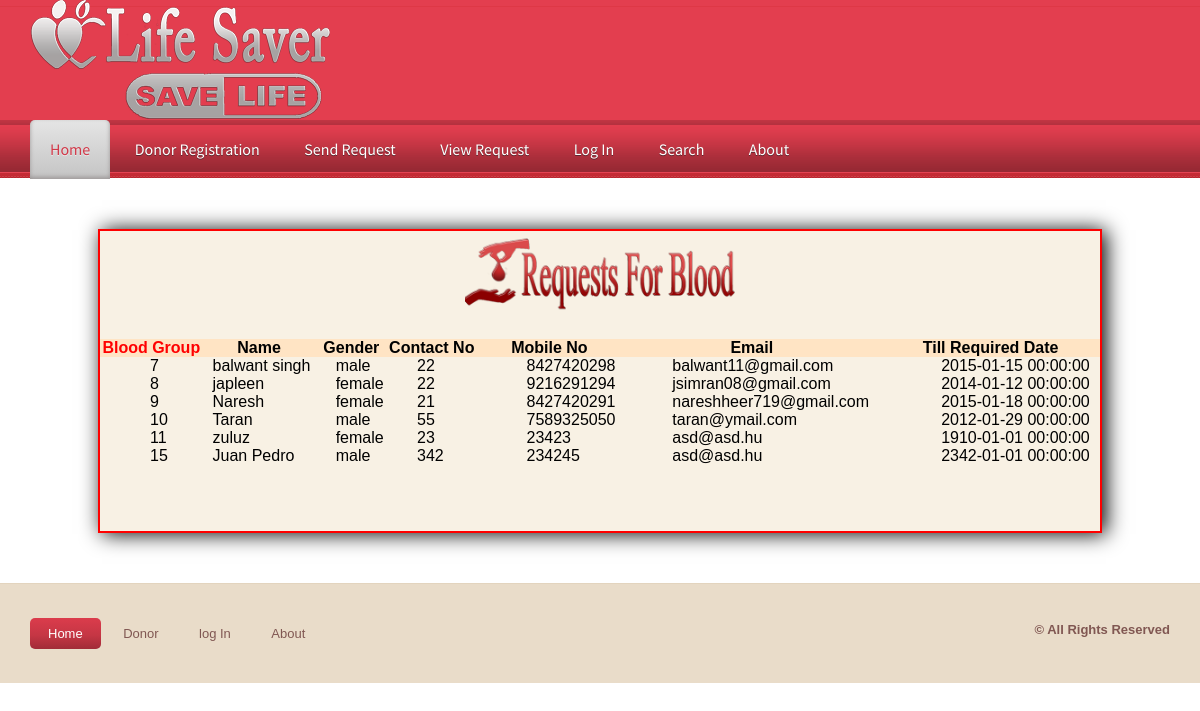
Screenshot of /viewrequest.php with the database file from the repository.
### tables this page shows
CREATE TABLE `requestes` (
  `req_id` int(100) NOT NULL AUTO_INCREMENT,
  `name` varchar(100) NOT NULL,
  `gender` varchar(100) NOT NULL,
  `age` varchar(100) NOT NULL,
  `mobile` varchar(100) NOT NULL,
  `email` varchar(100) NOT NULL,
  `bgroup` int(100) NOT NULL,
  `reqdate` datetime NOT NULL,
  `detail` varchar(500) NOT NULL,
  PRIMARY KEY (`req_id`)
);

### www/viewrequest.php (the view, shortened to what this page needs)
<!DOCTYPE html PUBLIC "-//W3C//DTD XHTML 1.0 Transitional//EN" "http://www.w3.org/TR/xhtml1/DTD/xhtml1-transitional.dtd">
<html xmlns="http://www.w3.org/1999/xhtml">
<head>
<link href="css/lightbox.css" rel="stylesheet" />
    <link href="StyleSheet.css" rel="stylesheet" type="text/css" />
<link href="css/style.css" rel="stylesheet" type="text/css" media="all" />
<link href="css/flexslider.css" rel="stylesheet" type="text/css" media="all" />
</head>
<body>
<?php include('donor/function.php'); ?>
 <div class="h_bg">
<div class="wrap">
<div class="header">
		<div class="logo">
			<h1><a href="index.php"><img src="Images/logo.png" alt=""></a></h1>
		</div>
	</div>
</div>
</div>
<div class="nav_bg">
<div class="wrap">
		<?php require('header.php');?>
	</div>
<div style="height:300px; width:1000px; margin:auto; margin-top:50px; margin-bottom:50px; background-color:#f8f1e4; border:2px solid red; box-shadow:4px 1px 20px black;">
     <form method="post" enctype="multipart/form-data">
 <table cellpadding="20" cellspacing="20" width="1000px" height="200px"  style="margin:auto" >
   <tr><td colspan="7" align="center"><img src="Images/brequest.png" height="90px" /></td></tr>
   <tr><td>&nbsp;</td><td>&nbsp;</td></tr>
 <tr style="background-color:bisque" align="center" class="bold">
             <td class="bold" style="color:red"  >Blood Group</td><td align="center">Name</td><td align="center">Gender</td><td align="center">Contact No</td><td align="center">Mobile No</td><td align="center">Email</td>
            <td align="center">Till Required Date</td>
        </tr>
<?php
$cn=mysqli_connect("db","user","test","myDb");
$s="select * from requestes";
	$result=mysqli_query($cn,$s);
	while($data=mysqli_fetch_array($result))
	{
				echo"<tr><td  style=' padding-left:50px'>$data[0]</td><td  style=' padding-left:10px'>$data[1]</td><td  style=' padding-left:20px'>$data[2]</td><td  style=' padding-left:30px'>$data[3]</td><td  style=' padding-left:50px'>$data[4]</td><td  style=' padding-left:50px'>$data[5]</td><td  style=' padding-left:60px'>$data[7]</td></tr>";
			}
			?>
</table>
</form>
        </div>
<div class="ftr-bg">
<div class="wrap">
<div class="footer">
	<div class="f_nav">
		<ul>
			<li class="active"><a href="index.php">Home</a></li>
			<li><a href="donar.php">Donor</a></li>
            <li><a href="login.php">log In</a></li>
            <li><a href="aboutus.php">About</a></li>
            </ul>
	</div>
		<div class="copy">
			<p class="title">© All Rights Reserved </p>
		</div>
</div>
</div>
</div>
</body>
</html>

### www/css/lightbox.css (style rules this page uses)
body:after { content: url(../img/close.png) url(../img/loading.gif) url(../img/prev.png) url(../img/next.png); display: none; }

### www/StyleSheet.css (style rules this page uses)
.title { font-weight:bold; color:#805752; font-size: 16px; text-align: left; padding-left: 20px; }
.bold { font-weight:bold; }

### www/css/style.css (style rules this page uses)
html,body,div,span,applet,object,iframe,h1,h2,h3,h4,h5,h6,p,blockquote,pre,a,abbr,acronym,address,big,cite,code,del,dfn,em,img,ins,kbd,q,s,samp,small,strike,strong,sub,sup,tt,var,b,u,i,dl,dt,dd,ol,nav ul,nav li,fieldset,form,label,legend,table,caption,tbody,tfoot,thead,tr,th,td,article,aside,canvas,details,embed,figure,figcaption,footer,header,hgroup,menu,nav,output,ruby,section,summary,time,mark,audio,video { margin:0;padding:0;border:0;font-size:100%;font:inherit;vertical-align:baseline; }
ol,ul { list-style:none;margin:0;padding:0; }
table { border-collapse:collapse;border-spacing:0; }
a { text-decoration:none; }
img { max-width:100%; }
body { font-family: Arial, Geneva,Helvetica, sans-serif; font-size: 100%; }
.wrap { margin:0 auto; width:80%; }
.h_bg { background: url('../images/h_bg.png') repeat-x ; }
.nav_bg { background: url('../images/nav_bg.png') center 0 repeat-x #CF797E; height:58px; }
.ftr-bg { background: #E9DCC9; border-top: 1px solid rgba(214, 195, 167, 0.34); }
.footer { padding:3% 0; }
.f_nav { float:left; }
.f_nav li { display: inline-block; }
.f_nav li.active a { color:#ffffff; background: rgb(219,60,76); background: -moz-linear-gradient(top, rgba(219,60,76,1) 0%, rgba(197,54,68,1) 56%, rgba(162,44,56,1) 99%); background: -webkit-gradient(linear, left top, left bottom, color-stop(0%,rgba(219,60,76,1)), color-stop(56%,rgba(197,54,68,1)), color-stop(99%,rgba(162,44,56,1))); background: -webkit-linear-gradient(top, rgba(219,60,76,1) 0%,rgba(197,54,68,1) 56%,rgba(162,44,56,1) 99%); background: -o-linear-gradient(top, rgba(219,60,76,1) 0%,rgba(197,54,68,1) 56%,rgba(162,44,56,1) 99%); background: -ms-linear-gradient(top, rgba(219,60,76,1) 0%,rgba(197,54,68,1) 56%,rgba(162,44,56,1) 99%); background: linear-gradient(to bottom, rgba(219,60,76,1) 0%,rgba(197,54,68,1) 56%,rgba(162,44,56,1) 99%); filter: progid:DXImageTransform.Microsoft.gradient( startColorstr='#db3c4c', endColorstr='#a22c38',GradientType=0 ); }
.f_nav li a { border-radius: 5px; -webkit-border-radius: 5px; -moz-border-radius: 5px; -o-border-radius: 5px; display:block; padding: 8px 18px; color: #805752; font-size: 0.8125em; }
.copy { float: right; }
.copy p { color: #805752; font-size: 0.8125em; line-height: 1.8em; }
@media only screen and (max-width: 1280px) { .wrap { width:95%; } }

### rows the page displays
requestes: req_id "7", name "balwant singh", gender "male", age "22", mobile "8427420298", email "balwant11@gmail.com", reqdate "2015-01-15 00:00:00"
requestes: req_id "8", name "japleen", gender "female", age "22", mobile "9216291294", email "jsimran08@gmail.com", reqdate "2014-01-12 00:00:00"
requestes: req_id "9", name "Naresh", gender "female", age "21", mobile "8427420291", email "nareshheer719@gmail.com", reqdate "2015-01-18 00:00:00"
requestes: req_id "10", name "Taran", gender "male", age "55", mobile "7589325050", email "taran@ymail.com", reqdate "2012-01-29 00:00:00"
requestes: req_id "11", name "zuluz", gender "female", age "23", mobile "23423", email "asd@asd.hu", reqdate "1910-01-01 00:00:00"
requestes: req_id "15", name "Juan Pedro", gender "male", age "342", mobile "234245", email "asd@asd.hu", reqdate "2342-01-01 00:00:00"
